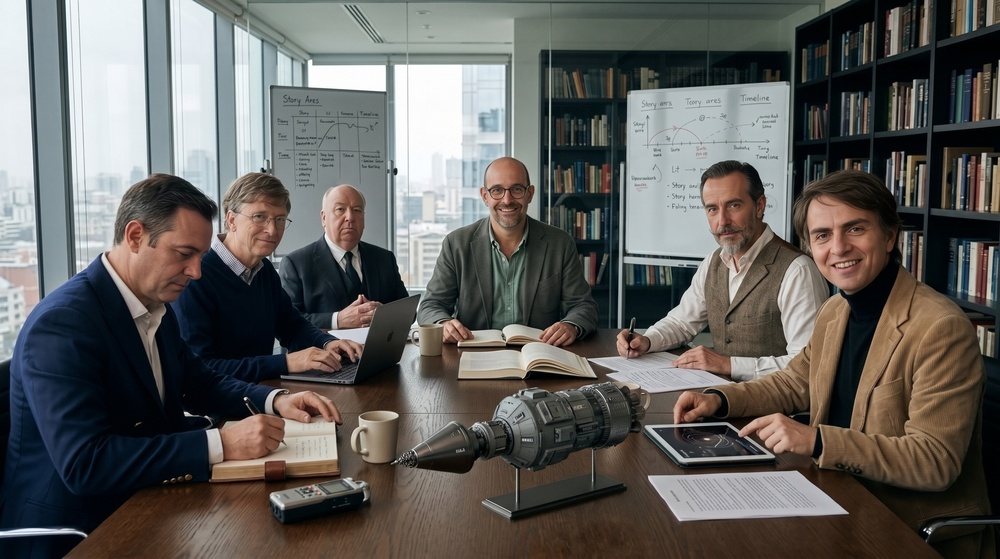
#> input picture editorial_equipo.jpg, 1000 x 559 px, shrunk from 2750 x 1536 before the run
$ python recortar_banner_21_9.py editorial_equipo.jpg 3
#> lines starting #> are read from the running program, lines starting #| are printed output that depends on the picture
#> in main, im is the input picture: PIL image 1000x559 RGB; mean R, G, B 97.7, 95.8, 92.6
#!/usr/bin/env python3
# -*- coding: utf-8 -*-
"""
Recorta automáticamente bandas negras (letterbox) y ajusta cualquier imagen
a una proporción exacta 21:9 panorámica para las cabeceras de capítulo de SOMBRA.
Uso: python recortar_banner_21_9.py <ruta_origen> <numero_capitulo>
"""

import os
import sys
from PIL import Image, ImageChops

def trim_black_bars(im, threshold=12):
#> called with threshold = 12
    bg = Image.new(im.mode, im.size, (0, 0, 0))
#> bg: PIL image 1000x559 RGB; every value is 0
    diff = ImageChops.difference(im, bg)
    diff = ImageChops.add(diff, diff, 2.0, -threshold)
    bbox = diff.getbbox()
#> bbox = (0, 0, 1000, 559)
    if bbox:
        return im.crop(bbox)
    return im

def crop_to_21_9(im):
    w, h = im.size
#> w = 1000; h = 559
    target_ratio = 21.0 / 9.0
    current_ratio = w / float(h)
#> current_ratio = 1.79
    if abs(current_ratio - target_ratio) < 0.01:
        return im
    if current_ratio < target_ratio:
        # Más alta que 21:9 -> recortar arriba y abajo centrando
        new_h = int(round(w / target_ratio))
#> new_h = 429
        top = max(0, (h - new_h) // 2)
#> top = 65
        return im.crop((0, top, w, top + new_h))
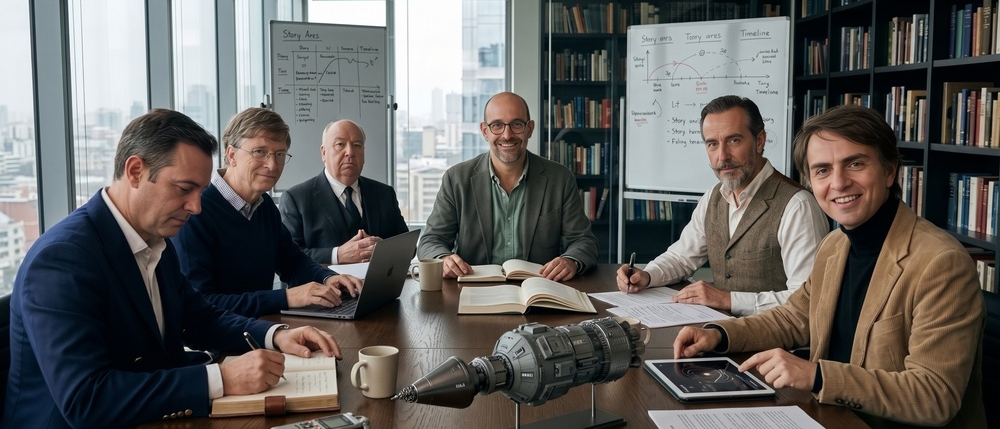
#> returned value: PIL image 1000x429 RGB; mean R, G, B 99.9, 97.8, 95.3
    else:
        # Más ancha que 21:9 -> recortar lados centrando
        new_w = int(round(h * target_ratio))
        left = max(0, (w - new_w) // 2)
        return im.crop((left, 0, left + new_w, h))

def main():
    if len(sys.argv) < 3:
        print("Uso: python recortar_banner_21_9.py <ruta_origen> <numero_capitulo>")
        sys.exit(1)

    src_path = sys.argv[1]
    chap_num = int(sys.argv[2])

    os.makedirs(os.path.join("img", "banners"), exist_ok=True)
    dest_path = os.path.join("img", "banners", f"cap_{chap_num}.jpg")

    im = Image.open(src_path).convert("RGB")
    im = trim_black_bars(im)
    im = crop_to_21_9(im)
    im.save(dest_path, "JPEG", quality=92, optimize=True)
    print(f"[OK] Banner 21:9 guardado en: {dest_path} ({im.size[0]}x{im.size[1]})")
#| [OK] Banner 21:9 guardado en: img/banners/cap_3.jpg (1000x429)

if __name__ == "__main__":
    main()
